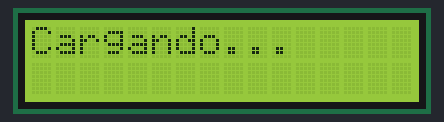
Bench run of a sketch on a simulated Arduino Uno, built with avr-gcc and run on an emulated ATmega328P. On the bench: 16×2 character LCD.

Above: at 0.1 s.
At 5.1 s:
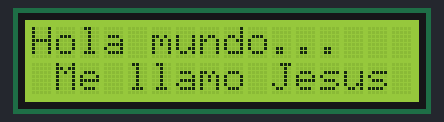

The sketch:

practica11.ino
```cpp
#include <LiquidCrystal.h>

LiquidCrystal mi_lcd(2,3,4,5,6,7);
// LiquidCrystal mi_lcd(RS,E,DB4,DB5,DB6,DB7);

void setup() {
  // put your setup code here, to run once:
  mi_lcd.begin(16,2);
  mi_lcd.print("Cargando...");
  delay(5000);
}

void loop() {
  // put your main code here, to run repeatedly:
  mi_lcd.setCursor(0,0);
  mi_lcd.print("Hola mundo...");
  //delay(1000);
  //mi_lcd.clear();
  mi_lcd.setCursor(1,1);
  mi_lcd.print("Me llamo Jesus");
  delay(1000);
  mi_lcd.clear();
}
```

Measured:
- what the display in image 1 shows lasts 1.0 s, from 5.1 s to 6.1 s
